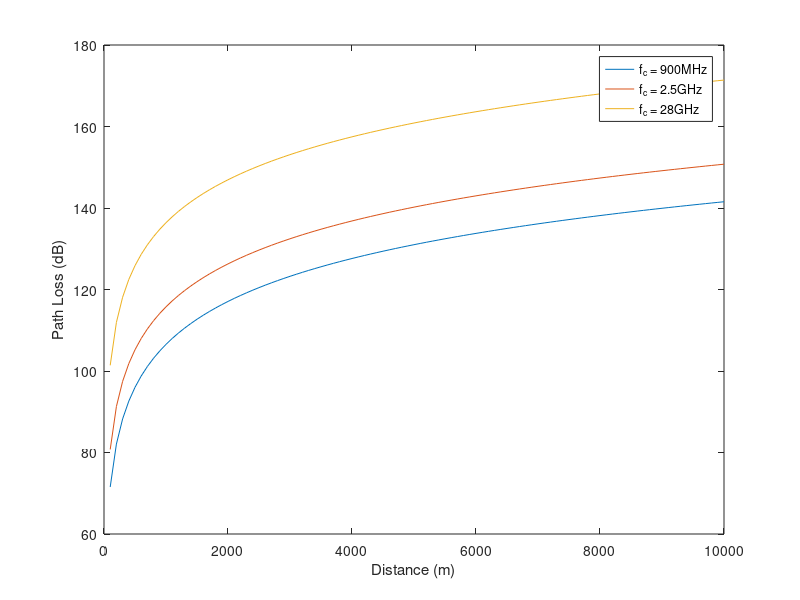

MATLAB code to generate this figure: (Note: this script raises an error after producing the figure.)
%% b.i
f_c = [900, 2600, 28000]; %MHz
d_0 = 100; %m
d_max = 10000; %m

PL_0_db = zeros(length(f_c),1);

for i_f_c = 1:length(f_c)
    PL_0_db(i_f_c) = 32.45 + (20 * log10(f_c(i_f_c))) + (20 * log10(d_0 / 1000));
end


d = linspace(d_0,d_max);

n = 3.5;

PLs = zeros(length(d), length(f_c));

for i_f_c = 1:length(f_c)
    for i_d = 1:length(d)
        PLs(i_d,i_f_c) = PL_0_db(i_f_c) + 10 * n * log10(d(i_d) / d_0);
    end
end

figure
plot(d, PLs);
legend("f_c = 900MHz","f_c = 2.5GHz", "f_c = 28GHz")
xlabel("Distance (m)")
ylabel("Path Loss (dB)")
xscale log;
grid on;
